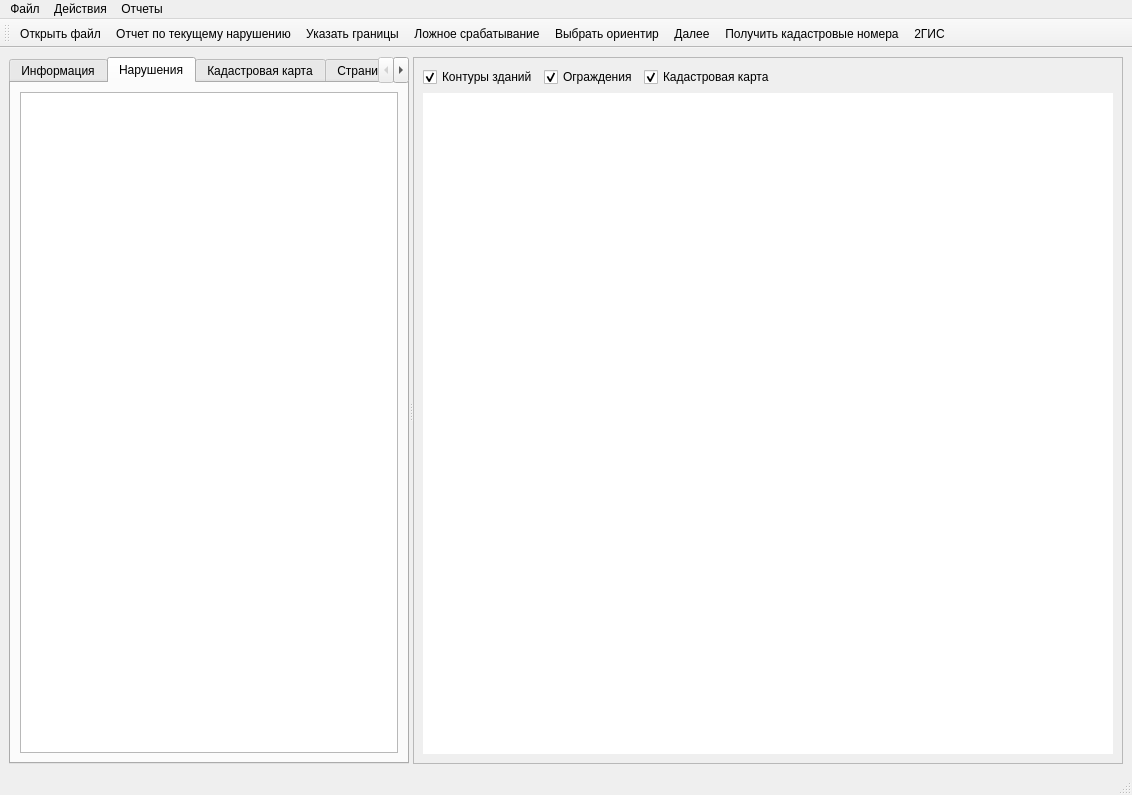
<?xml version="1.0" encoding="UTF-8"?>
<ui version="4.0">
 <class>MainWindow</class>
 <widget class="QMainWindow" name="MainWindow">
  <property name="geometry">
   <rect>
    <x>0</x>
    <y>0</y>
    <width>1132</width>
    <height>795</height>
   </rect>
  </property>
  <property name="mouseTracking">
   <bool>true</bool>
  </property>
  <property name="windowTitle">
   <string>MainWindow</string>
  </property>
  <widget class="QWidget" name="centralwidget">
   <property name="mouseTracking">
    <bool>true</bool>
   </property>
   <layout class="QVBoxLayout" name="verticalLayout_5">
    <item>
     <widget class="QSplitter" name="splitter">
      <property name="orientation">
       <enum>Qt::Horizontal</enum>
      </property>
      <widget class="QTabWidget" name="tabViolation">
       <property name="maximumSize">
        <size>
         <width>400</width>
         <height>16777215</height>
        </size>
       </property>
       <property name="currentIndex">
        <number>1</number>
       </property>
       <widget class="QWidget" name="tab_5">
        <property name="toolTip">
         <string/>
        </property>
        <attribute name="title">
         <string>Информация</string>
        </attribute>
        <layout class="QVBoxLayout" name="verticalLayout_2">
         <item>
          <widget class="QWidget" name="widget" native="true">
           <layout class="QVBoxLayout" name="verticalLayout_6">
            <item>
             <widget class="QLabel" name="label">
              <property name="font">
               <font>
                <pointsize>10</pointsize>
               </font>
              </property>
              <property name="text">
               <string>&lt;html&gt;&lt;head/&gt;&lt;body&gt;&lt;p align=&quot;center&quot;&gt;&lt;span style=&quot; font-weight:600;&quot;&gt;Легенда&lt;/span&gt;&lt;/p&gt;&lt;/body&gt;&lt;/html&gt;</string>
              </property>
             </widget>
            </item>
            <item>
             <widget class="QLabel" name="label_2">
              <property name="font">
               <font>
                <pointsize>10</pointsize>
                <weight>75</weight>
                <bold>true</bold>
               </font>
              </property>
              <property name="text">
               <string>Отметки АИС &quot;Атлас&quot;:</string>
              </property>
              <property name="margin">
               <number>0</number>
              </property>
             </widget>
            </item>
            <item>
             <layout class="QFormLayout" name="formLayout">
              <property name="horizontalSpacing">
               <number>16</number>
              </property>
              <property name="verticalSpacing">
               <number>8</number>
              </property>
              <property name="bottomMargin">
               <number>0</number>
              </property>
              <item row="1" column="1">
               <widget class="QLabel" name="lgdLblText2">
                <property name="font">
                 <font>
                  <pointsize>10</pointsize>
                 </font>
                </property>
                <property name="text">
                 <string>Нарушения</string>
                </property>
               </widget>
              </item>
              <item row="0" column="0">
               <widget class="QLabel" name="lgdLabel1">
                <property name="minimumSize">
                 <size>
                  <width>40</width>
                  <height>7</height>
                 </size>
                </property>
                <property name="baseSize">
                 <size>
                  <width>0</width>
                  <height>0</height>
                 </size>
                </property>
                <property name="lineWidth">
                 <number>1</number>
                </property>
                <property name="text">
                 <string>lgndLabel1</string>
                </property>
               </widget>
              </item>
              <item row="1" column="0">
               <widget class="QLabel" name="lgdLabel2">
                <property name="text">
                 <string>lgndLabel2</string>
                </property>
               </widget>
              </item>
              <item row="0" column="1">
               <widget class="QLabel" name="lgdLblText1">
                <property name="font">
                 <font>
                  <pointsize>10</pointsize>
                 </font>
                </property>
                <property name="text">
                 <string>Границы участков по кадастровой карте</string>
                </property>
               </widget>
              </item>
             </layout>
            </item>
            <item>
             <widget class="QLabel" name="label_3">
              <property name="font">
               <font>
                <pointsize>10</pointsize>
                <weight>75</weight>
                <bold>true</bold>
               </font>
              </property>
              <property name="text">
               <string>Отметки пользователя:</string>
              </property>
             </widget>
            </item>
            <item>
             <layout class="QFormLayout" name="formLayout_2">
              <item row="0" column="1">
               <widget class="QLabel" name="label_5">
                <property name="font">
                 <font>
                  <pointsize>10</pointsize>
                 </font>
                </property>
                <property name="text">
                 <string>Границы дополнительных/отдельно расположенных участков для расчета площади и включения в отчет</string>
                </property>
                <property name="wordWrap">
                 <bool>true</bool>
                </property>
               </widget>
              </item>
              <item row="1" column="0">
               <widget class="QLabel" name="lgdLabel4">
                <property name="text">
                 <string>TextLabel4</string>
                </property>
                <property name="margin">
                 <number>0</number>
                </property>
               </widget>
              </item>
              <item row="1" column="1">
               <widget class="QLabel" name="label_6">
                <property name="font">
                 <font>
                  <pointsize>10</pointsize>
                 </font>
                </property>
                <property name="text">
                 <string>Пользователь земельного участка 
Кадастровый номер участка, на котором cтоит этот знак, будет добавлен в отчет   </string>
                </property>
                <property name="wordWrap">
                 <bool>true</bool>
                </property>
               </widget>
              </item>
              <item row="2" column="0">
               <widget class="QLabel" name="lgdLabel5">
                <property name="text">
                 <string>TextLabel5</string>
                </property>
               </widget>
              </item>
              <item row="2" column="1">
               <widget class="QLabel" name="label_7">
                <property name="font">
                 <font>
                  <pointsize>10</pointsize>
                 </font>
                </property>
                <property name="text">
                 <string>Ложные срабатывания</string>
                </property>
               </widget>
              </item>
              <item row="0" column="0">
               <widget class="QLabel" name="lgdLabel3">
                <property name="text">
                 <string>TextLabel3</string>
                </property>
                <property name="margin">
                 <number>5</number>
                </property>
               </widget>
              </item>
             </layout>
            </item>
            <item>
             <widget class="QLabel" name="label_4">
              <property name="font">
               <font>
                <pointsize>10</pointsize>
                <weight>75</weight>
                <bold>true</bold>
               </font>
              </property>
              <property name="contextMenuPolicy">
               <enum>Qt::DefaultContextMenu</enum>
              </property>
              <property name="text">
               <string>Подсказка</string>
              </property>
              <property name="alignment">
               <set>Qt::AlignCenter</set>
              </property>
             </widget>
            </item>
            <item>
             <widget class="QLabel" name="label_8">
              <property name="font">
               <font>
                <pointsize>10</pointsize>
               </font>
              </property>
              <property name="text">
               <string>&lt;html&gt;&lt;head/&gt;&lt;body&gt;&lt;p&gt;1. Посмотрите на красные линии, они подскажут, где находится нарушение&lt;/p&gt;&lt;p&gt;2. Чтобы определить площадь нарушения, укажите границы участка&lt;/p&gt;&lt;/body&gt;&lt;/html&gt;</string>
              </property>
              <property name="alignment">
               <set>Qt::AlignLeading|Qt::AlignLeft|Qt::AlignTop</set>
              </property>
              <property name="wordWrap">
               <bool>true</bool>
              </property>
             </widget>
            </item>
            <item>
             <layout class="QHBoxLayout" name="horizontalLayout_10">
              <item>
               <widget class="QPushButton" name="selGranicyButton">
                <property name="maximumSize">
                 <size>
                  <width>250</width>
                  <height>16777215</height>
                 </size>
                </property>
                <property name="font">
                 <font>
                  <pointsize>9</pointsize>
                 </font>
                </property>
                <property name="text">
                 <string>Указать границы</string>
                </property>
               </widget>
              </item>
             </layout>
            </item>
            <item>
             <widget class="QLabel" name="label_9">
              <property name="font">
               <font>
                <pointsize>10</pointsize>
               </font>
              </property>
              <property name="text">
               <string>&lt;html&gt;&lt;head/&gt;&lt;body&gt;&lt;p&gt;3. Укажите земельный участок к которому, по вашему мнению, присоединен дополнительно используемый земельный участок&lt;/p&gt;&lt;/body&gt;&lt;/html&gt;</string>
              </property>
              <property name="wordWrap">
               <bool>true</bool>
              </property>
             </widget>
            </item>
            <item>
             <layout class="QHBoxLayout" name="horizontalLayout_8">
              <item>
               <widget class="QPushButton" name="selUserButton">
                <property name="maximumSize">
                 <size>
                  <width>250</width>
                  <height>16777215</height>
                 </size>
                </property>
                <property name="font">
                 <font>
                  <pointsize>9</pointsize>
                 </font>
                </property>
                <property name="text">
                 <string>Указать правообладателя (пользователя)</string>
                </property>
               </widget>
              </item>
             </layout>
            </item>
            <item>
             <widget class="QLabel" name="label_10">
              <property name="font">
               <font>
                <pointsize>10</pointsize>
               </font>
              </property>
              <property name="text">
               <string>&lt;html&gt;&lt;head/&gt;&lt;body&gt;&lt;p&gt;4. Для всех нарушений, которые Вы видите на экране и хотите добавить в отчёт, выполните пп. 2-3. &lt;br/&gt;Если есть ложные срабатывания, разметьте их тоже&lt;/p&gt;&lt;p&gt;5. Нажмите кнопку &amp;quot;Далее&amp;quot; для перехода к следующим нарушениям &lt;/p&gt;&lt;/body&gt;&lt;/html&gt;</string>
              </property>
              <property name="alignment">
               <set>Qt::AlignLeading|Qt::AlignLeft|Qt::AlignTop</set>
              </property>
              <property name="wordWrap">
               <bool>true</bool>
              </property>
             </widget>
            </item>
            <item>
             <layout class="QHBoxLayout" name="horizontalLayout_9">
              <item>
               <widget class="QPushButton" name="nextButton">
                <property name="maximumSize">
                 <size>
                  <width>230</width>
                  <height>16777215</height>
                 </size>
                </property>
                <property name="font">
                 <font>
                  <pointsize>9</pointsize>
                 </font>
                </property>
                <property name="text">
                 <string>Далее</string>
                </property>
               </widget>
              </item>
             </layout>
            </item>
            <item>
             <widget class="QLabel" name="label_11">
              <property name="font">
               <font>
                <pointsize>10</pointsize>
               </font>
              </property>
              <property name="text">
               <string>6. Сформируйте отчеты по всем нарушениям</string>
              </property>
             </widget>
            </item>
            <item>
             <layout class="QHBoxLayout" name="horizontalLayout_11">
              <item>
               <widget class="QPushButton" name="allDisorderReportButton">
                <property name="maximumSize">
                 <size>
                  <width>230</width>
                  <height>16777215</height>
                 </size>
                </property>
                <property name="font">
                 <font>
                  <pointsize>9</pointsize>
                 </font>
                </property>
                <property name="text">
                 <string>Сформировать отчёт</string>
                </property>
               </widget>
              </item>
             </layout>
            </item>
            <item>
             <spacer name="verticalSpacer_2">
              <property name="orientation">
               <enum>Qt::Vertical</enum>
              </property>
              <property name="sizeHint" stdset="0">
               <size>
                <width>20</width>
                <height>40</height>
               </size>
              </property>
             </spacer>
            </item>
            <item>
             <spacer name="verticalSpacer">
              <property name="orientation">
               <enum>Qt::Vertical</enum>
              </property>
              <property name="sizeHint" stdset="0">
               <size>
                <width>20</width>
                <height>40</height>
               </size>
              </property>
             </spacer>
            </item>
           </layout>
          </widget>
         </item>
        </layout>
       </widget>
       <widget class="QWidget" name="tabAreas">
        <property name="mouseTracking">
         <bool>true</bool>
        </property>
        <attribute name="title">
         <string>Нарушения</string>
        </attribute>
        <layout class="QVBoxLayout" name="verticalLayout_4">
         <item>
          <widget class="QTableView" name="tv_violation">
           <property name="sizePolicy">
            <sizepolicy hsizetype="Expanding" vsizetype="MinimumExpanding">
             <horstretch>0</horstretch>
             <verstretch>0</verstretch>
            </sizepolicy>
           </property>
           <property name="mouseTracking">
            <bool>true</bool>
           </property>
           <property name="editTriggers">
            <set>QAbstractItemView::CurrentChanged|QAbstractItemView::SelectedClicked</set>
           </property>
           <property name="selectionMode">
            <enum>QAbstractItemView::SingleSelection</enum>
           </property>
           <property name="selectionBehavior">
            <enum>QAbstractItemView::SelectRows</enum>
           </property>
           <attribute name="horizontalHeaderStretchLastSection">
            <bool>true</bool>
           </attribute>
           <attribute name="verticalHeaderStretchLastSection">
            <bool>false</bool>
           </attribute>
          </widget>
         </item>
        </layout>
       </widget>
       <widget class="QWidget" name="tab_3">
        <property name="toolTip">
         <string/>
        </property>
        <attribute name="title">
         <string>Кадастровая карта</string>
        </attribute>
        <layout class="QVBoxLayout" name="verticalLayout">
         <item>
          <widget class="QTreeWidget" name="treeWidget">
           <property name="toolTip">
            <string/>
           </property>
           <property name="lineWidth">
            <number>1</number>
           </property>
           <attribute name="headerCascadingSectionResizes">
            <bool>false</bool>
           </attribute>
           <column>
            <property name="text">
             <string>1</string>
            </property>
           </column>
          </widget>
         </item>
         <item>
          <layout class="QHBoxLayout" name="horizontalLayout">
           <item>
            <widget class="QPushButton" name="btnLoad">
             <property name="baseSize">
              <size>
               <width>40</width>
               <height>0</height>
              </size>
             </property>
             <property name="text">
              <string>Загрузить...</string>
             </property>
            </widget>
           </item>
           <item>
            <widget class="QPushButton" name="btnPaintAll">
             <property name="text">
              <string>Нарисовать все</string>
             </property>
            </widget>
           </item>
           <item>
            <widget class="QPushButton" name="btnClear">
             <property name="text">
              <string>Очистить выделение</string>
             </property>
            </widget>
           </item>
           <item>
            <spacer name="horizontalSpacer_3">
             <property name="orientation">
              <enum>Qt::Horizontal</enum>
             </property>
             <property name="sizeHint" stdset="0">
              <size>
               <width>40</width>
               <height>20</height>
              </size>
             </property>
            </spacer>
           </item>
          </layout>
         </item>
        </layout>
       </widget>
       <widget class="QWidget" name="tab">
        <attribute name="title">
         <string>Страница</string>
        </attribute>
        <layout class="QVBoxLayout" name="verticalLayout_7">
         <item>
          <widget class="QTreeWidget" name="treeWidgetError">
           <column>
            <property name="text">
             <string notr="true">1</string>
            </property>
           </column>
          </widget>
         </item>
        </layout>
       </widget>
       <widget class="QWidget" name="tab_2">
        <attribute name="title">
         <string>Страница</string>
        </attribute>
        <layout class="QVBoxLayout" name="verticalLayout_8">
         <item>
          <widget class="QTreeWidget" name="treeWidgetCross">
           <column>
            <property name="text">
             <string notr="true">1</string>
            </property>
           </column>
          </widget>
         </item>
        </layout>
       </widget>
      </widget>
      <widget class="QFrame" name="frame">
       <property name="autoFillBackground">
        <bool>false</bool>
       </property>
       <property name="frameShape">
        <enum>QFrame::StyledPanel</enum>
       </property>
       <property name="frameShadow">
        <enum>QFrame::Raised</enum>
       </property>
       <layout class="QVBoxLayout" name="verticalLayout_3">
        <item>
         <layout class="QHBoxLayout" name="horizontalLayout_2">
          <item>
           <widget class="QCheckBox" name="chBox_buildings">
            <property name="text">
             <string>Контуры зданий</string>
            </property>
            <property name="checked">
             <bool>true</bool>
            </property>
           </widget>
          </item>
          <item>
           <widget class="QCheckBox" name="chBox_borders">
            <property name="text">
             <string>Ограждения</string>
            </property>
            <property name="checked">
             <bool>true</bool>
            </property>
           </widget>
          </item>
          <item>
           <widget class="QCheckBox" name="chBox_cmap">
            <property name="text">
             <string>Кадастровая карта</string>
            </property>
            <property name="checked">
             <bool>true</bool>
            </property>
           </widget>
          </item>
          <item>
           <spacer name="horizontalSpacer">
            <property name="orientation">
             <enum>Qt::Horizontal</enum>
            </property>
            <property name="sizeHint" stdset="0">
             <size>
              <width>40</width>
              <height>20</height>
             </size>
            </property>
           </spacer>
          </item>
         </layout>
        </item>
        <item>
         <widget class="QGraphicsView" name="graphicsViewTif">
          <property name="mouseTracking">
           <bool>true</bool>
          </property>
          <property name="contextMenuPolicy">
           <enum>Qt::CustomContextMenu</enum>
          </property>
          <property name="frameShape">
           <enum>QFrame::NoFrame</enum>
          </property>
          <property name="verticalScrollBarPolicy">
           <enum>Qt::ScrollBarAlwaysOff</enum>
          </property>
          <property name="horizontalScrollBarPolicy">
           <enum>Qt::ScrollBarAlwaysOff</enum>
          </property>
          <property name="dragMode">
           <enum>QGraphicsView::NoDrag</enum>
          </property>
         </widget>
        </item>
       </layout>
      </widget>
     </widget>
    </item>
   </layout>
  </widget>
  <widget class="QMenuBar" name="menubar">
   <property name="geometry">
    <rect>
     <x>0</x>
     <y>0</y>
     <width>1132</width>
     <height>22</height>
    </rect>
   </property>
   <widget class="QMenu" name="fileMenu">
    <property name="title">
     <string>Файл</string>
    </property>
   </widget>
   <widget class="QMenu" name="actionMenu">
    <property name="title">
     <string>Действия</string>
    </property>
   </widget>
   <widget class="QMenu" name="otchetMenu">
    <property name="title">
     <string>Отчеты</string>
    </property>
    <addaction name="actionReport"/>
    <addaction name="allDisorderReport"/>
   </widget>
   <addaction name="fileMenu"/>
   <addaction name="actionMenu"/>
   <addaction name="otchetMenu"/>
  </widget>
  <widget class="QStatusBar" name="statusbar"/>
  <widget class="QToolBar" name="toolBar">
   <property name="windowTitle">
    <string>toolBar</string>
   </property>
   <attribute name="toolBarArea">
    <enum>TopToolBarArea</enum>
   </attribute>
   <attribute name="toolBarBreak">
    <bool>false</bool>
   </attribute>
   <addaction name="actionOpenFile"/>
   <addaction name="actionReport"/>
   <addaction name="actionSetPoint"/>
   <addaction name="actionSelecterror"/>
   <addaction name="actionAddMark"/>
   <addaction name="actionNext"/>
   <addaction name="actionGetNums"/>
   <addaction name="action2Gis"/>
  </widget>
  <action name="calculateSquare">
   <property name="text">
    <string>Р&amp;ассчитать площадь</string>
   </property>
  </action>
  <action name="actionAddMark">
   <property name="text">
    <string>Выбрать ориентир</string>
   </property>
  </action>
  <action name="actionSetPoint">
   <property name="text">
    <string>Указать границы</string>
   </property>
  </action>
  <action name="printInfo">
   <property name="text">
    <string>В&amp;ывести информацию</string>
   </property>
  </action>
  <action name="clearMarkup">
   <property name="text">
    <string>Удалить отметки на фотоснимке</string>
   </property>
  </action>
  <action name="meterWidth">
   <property name="enabled">
    <bool>true</bool>
   </property>
   <property name="text">
    <string>Измерить длины участка</string>
   </property>
   <property name="toolTip">
    <string>Измерить длины произвольного участка</string>
   </property>
  </action>
  <action name="actionSelecterror">
   <property name="text">
    <string>Ложное срабатывание</string>
   </property>
  </action>
  <action name="actionOpenFile">
   <property name="text">
    <string>Открыть файл</string>
   </property>
   <property name="shortcut">
    <string>Ctrl+O</string>
   </property>
  </action>
  <action name="actionNext">
   <property name="text">
    <string>Далее</string>
   </property>
  </action>
  <action name="actionPrev">
   <property name="text">
    <string>Назад</string>
   </property>
  </action>
  <action name="actionReport">
   <property name="text">
    <string>Отчет по текущему нарушению</string>
   </property>
   <property name="shortcut">
    <string>Ctrl+Shift+S</string>
   </property>
  </action>
  <action name="actionGetNums">
   <property name="text">
    <string>Получить кадастровые номера</string>
   </property>
  </action>
  <action name="actionUpdateViolation">
   <property name="text">
    <string>Изменить</string>
   </property>
  </action>
  <action name="actionDeleteViolation">
   <property name="text">
    <string>Удалить</string>
   </property>
  </action>
  <action name="allDisorderReport">
   <property name="text">
    <string>Отчет по всем нарушениям</string>
   </property>
   <property name="toolTip">
    <string>Табличный отчет</string>
   </property>
  </action>
  <action name="action2Gis">
   <property name="text">
    <string>2ГИС</string>
   </property>
  </action>
 </widget>
 <resources/>
 <connections/>
</ui>
